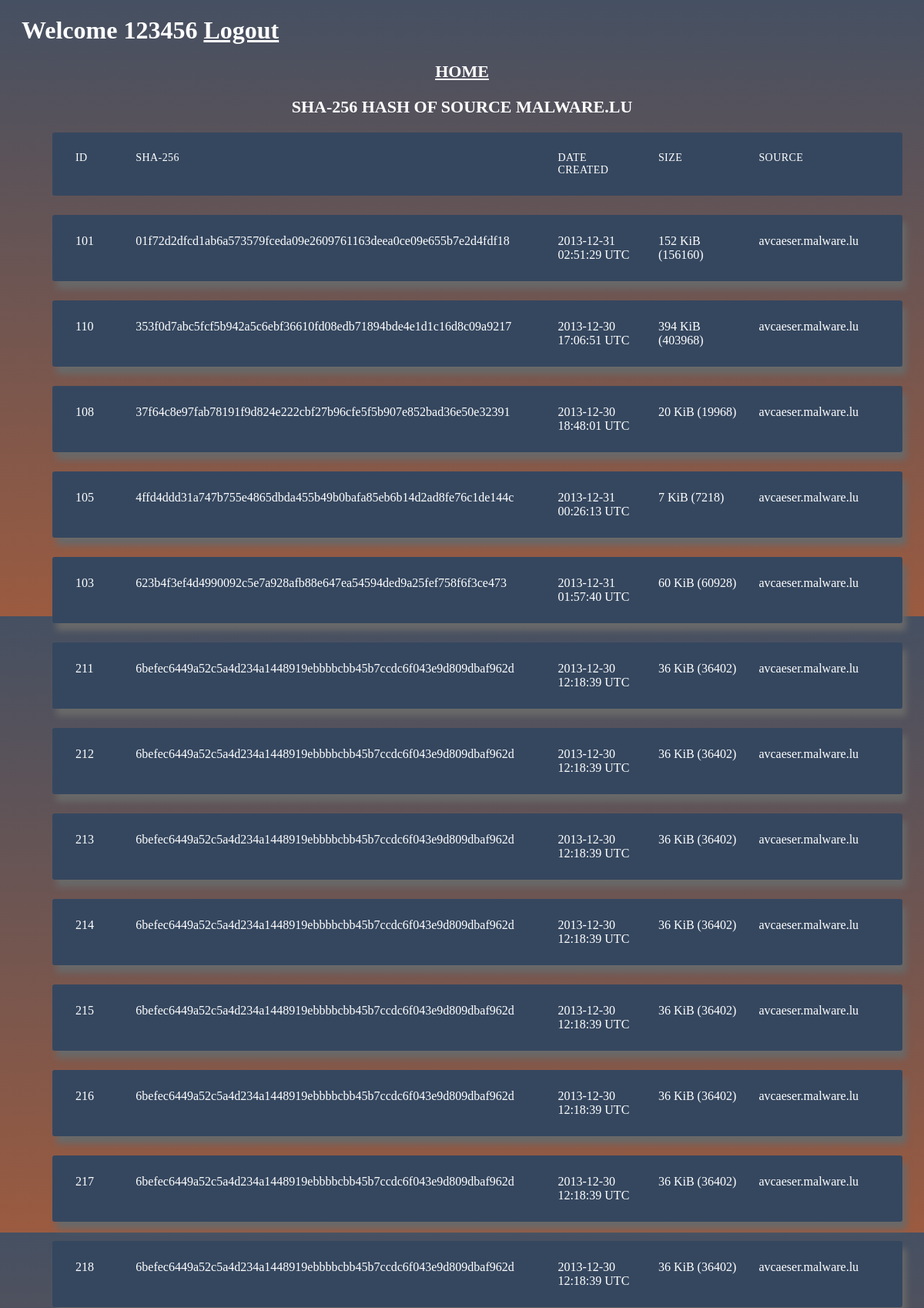
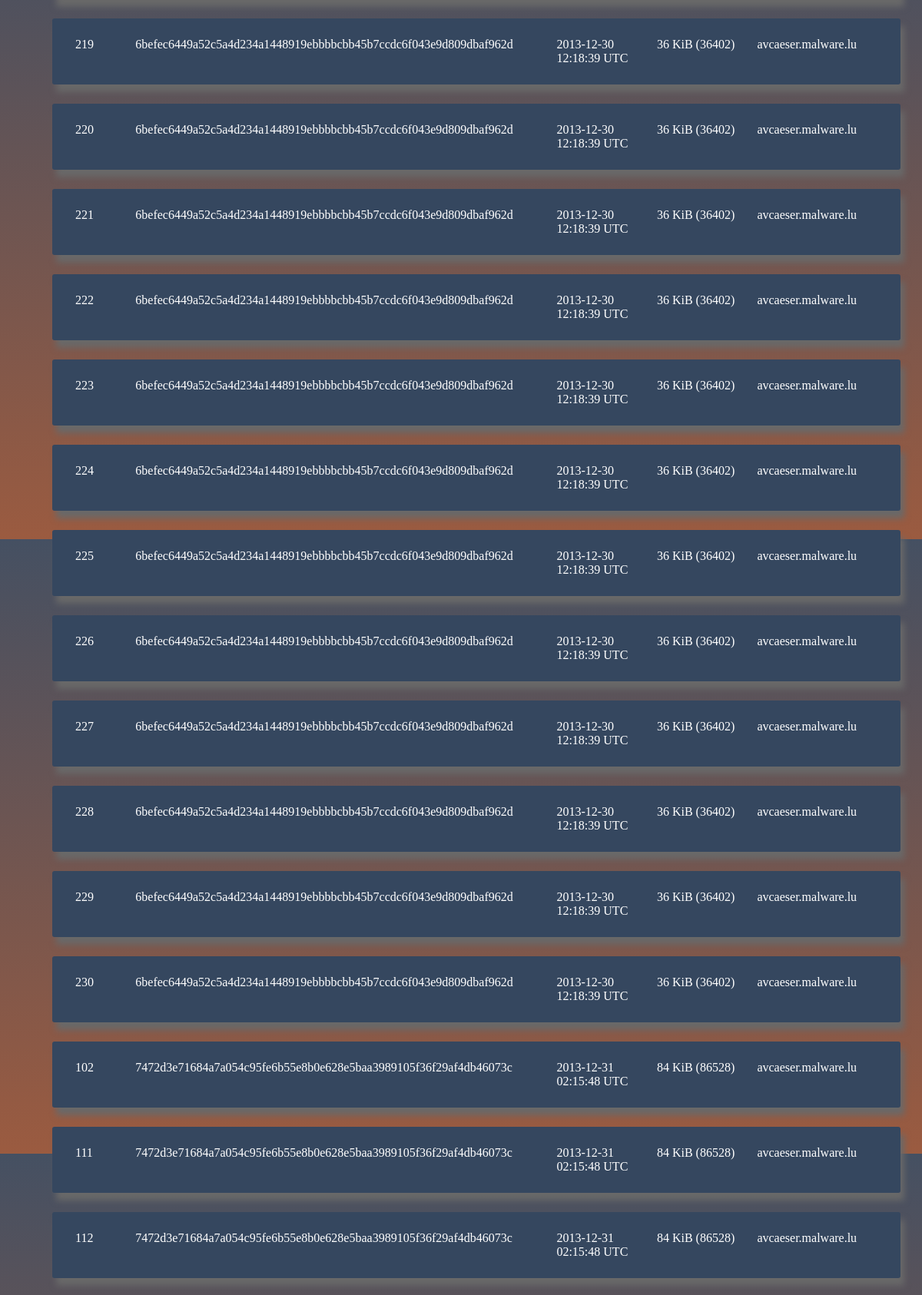
Page /source2_sha256_sort (signed in, upper part) on the committed database (2 pictures, top to bottom).
### hash_file/models.py (models this page shows, shortened)
class User(db.Model,UserMixin):
    id=db.Column(db.Integer,primary_key=True)
    name=db.Column(db.String(30),nullable=True)
    username=db.Column(db.String(20),unique=True,nullable=True)
    email=db.Column(db.String(30),unique=True,nullable=True)
    password=db.Column(db.String(40),unique=True,nullable=False)

class sha256(db.Model):
    id=db.Column(db.Integer,primary_key=True)
    hash=db.Column(db.String(400),nullable=True)
    date_created=db.Column(db.String(400),nullable=True)
    size=db.Column(db.String(400),nullable=True)
    source=db.Column(db.String(100),nullable=True)

### hash_file/routes.py (the view)
@app.route("/source2_sha256_sort",methods=['GET','POST'])
def source2_sha256_sort():
    try:
        data=sha256.query.filter(sha256.source=='avcaeser.malware.lu').order_by(sha256.hash)
        return render_template('index2.html',title = 'HASH WORLD',data=data,str='SHA-256 HASH OF SOURCE MALWARE.LU',name=current_user.username)
    except:
        return redirect(url_for('error'))

### hash_file/routes.py (called while the page is built)
@login_manager.user_loader
def load_user(user_id):
    return User.query.get(int(user_id))

### hash_file/templates/index2.html (shortened to what this page needs)
<!DOCTYPE html>
<html lang="en" >
<head>
    <link rel="stylesheet" href="https://cdnjs.cloudflare.com/ajax/libs/meyer-reset/2.0/reset.min.css">
      <link rel="stylesheet" href="static/sty.css" type="text/css">
</head>
<body>
  <div class="container">
    <h1>  Welcome {{name}}  <a style="color: white" href='http://127.0.0.1:5000/logout'>Logout</a></h1>
  <h2 align='left'><a style="color: white" href='http://127.0.0.1:5000/basic'>HOME</h2></a><h2 align='centre'> {{str}}</h2>
  <ul class="responsive-table">
    <li class="table-header">
      <div class="col col-1">Id</div>
      <div class="col col-2">SHA-256</div>
      <div class="col col-3">Date Created</div>
      <div class="col col-4">Size</div>
      <div class="col col-5">Source</div>
    </li>
    {%for d in data%}
    <li class="table-row">
      <div class="col col-1" data-label="Id">{{d.id}}</div>
      <div class="col col-2" data-label="SHA-256">{{d.hash}}</div>
      <div class="col col-3" data-label="Date Created">{{d.date_created}}</div>
      <div class="col col-4" data-label="Size">{{d.size}}</div>
      <div class="col col-5" data-label="Source">{{d.source}}</div>
    </li>
    {%endfor%}
  </ul>
</div>
</body>
</html>

### hash_file/static/sty.css (style rules this page uses)
body { background: #9B5B40; background: -webkit-linear-gradient(#455062, #9B5B40); background: -o-linear-gradient(r#455062, #9B5B40); background: -moz-linear-gradient(#455062, #9B5B40); background: linear-gradient(#455062, #9B5B40); color:white ; font-family: tahoma; }
.container { max-width: 1500px; margin-left: 10px; margin-right: 10px; padding-left: 10px; padding-right: 10px; }
h2 { font-size: 22px; margin: 20px 0; text-align: center; }
.responsive-table li { border-radius: 3px; padding: 25px 30px; display: flex; justify-content: space-between; margin-bottom: 25px; }
.responsive-table .table-header { background-color: #35475F ; font-size: 14px; text-transform: uppercase; letter-spacing: 0.03em; }
.responsive-table .table-row { background-color: #35475F; box-shadow: 5px 10px 8px #696969; }
.responsive-table .col-1 { color: white; flex-basis: 5%; }
.responsive-table .col-2 { color: white; flex-basis: 50%; }
.responsive-table .col-3 { color: white; flex-basis: 10%; }
.responsive-table .col-4 { color: white; flex-basis: 10%; }
.responsive-table .col-5 { color: white; flex-basis: 15%; }

### rows in the picture
User: username "123456"
sha256: id "101", hash "01f72d2dfcd1ab6a573579fceda09e2609761163deea0ce09e655b7e2d4fdf18", date_created "2013-12-31 02:51:29 UTC", size "152 KiB (156160)", source "avcaeser.malware.lu"
sha256: id "110", hash "353f0d7abc5fcf5b942a5c6ebf36610fd08edb71894bde4e1d1c16d8c09a9217", date_created "2013-12-30 17:06:51 UTC", size "394 KiB (403968)", source "avcaeser.malware.lu"
sha256: id "108", hash "37f64c8e97fab78191f9d824e222cbf27b96cfe5f5b907e852bad36e50e32391", date_created "2013-12-30 18:48:01 UTC", size "20 KiB (19968)", source "avcaeser.malware.lu"
sha256: id "105", hash "4ffd4ddd31a747b755e4865dbda455b49b0bafa85eb6b14d2ad8fe76c1de144c", date_created "2013-12-31 00:26:13 UTC", size "7 KiB (7218)", source "avcaeser.malware.lu"
sha256: id "103", hash "623b4f3ef4d4990092c5e7a928afb88e647ea54594ded9a25fef758f6f3ce473", date_created "2013-12-31 01:57:40 UTC", size "60 KiB (60928)", source "avcaeser.malware.lu"
sha256: id "211", hash "6befec6449a52c5a4d234a1448919ebbbbcbb45b7ccdc6f043e9d809dbaf962d", date_created "2013-12-30 12:18:39 UTC", size "36 KiB (36402)", source "avcaeser.malware.lu"
sha256: id "212", hash "6befec6449a52c5a4d234a1448919ebbbbcbb45b7ccdc6f043e9d809dbaf962d", date_created "2013-12-30 12:18:39 UTC", size "36 KiB (36402)", source "avcaeser.malware.lu"
sha256: id "213", hash "6befec6449a52c5a4d234a1448919ebbbbcbb45b7ccdc6f043e9d809dbaf962d", date_created "2013-12-30 12:18:39 UTC", size "36 KiB (36402)", source "avcaeser.malware.lu"
sha256: id "214", hash "6befec6449a52c5a4d234a1448919ebbbbcbb45b7ccdc6f043e9d809dbaf962d", date_created "2013-12-30 12:18:39 UTC", size "36 KiB (36402)", source "avcaeser.malware.lu"
sha256: id "215", hash "6befec6449a52c5a4d234a1448919ebbbbcbb45b7ccdc6f043e9d809dbaf962d", date_created "2013-12-30 12:18:39 UTC", size "36 KiB (36402)", source "avcaeser.malware.lu"
sha256: id "216", hash "6befec6449a52c5a4d234a1448919ebbbbcbb45b7ccdc6f043e9d809dbaf962d", date_created "2013-12-30 12:18:39 UTC", size "36 KiB (36402)", source "avcaeser.malware.lu"
sha256: id "217", hash "6befec6449a52c5a4d234a1448919ebbbbcbb45b7ccdc6f043e9d809dbaf962d", date_created "2013-12-30 12:18:39 UTC", size "36 KiB (36402)", source "avcaeser.malware.lu"
sha256: id "218", hash "6befec6449a52c5a4d234a1448919ebbbbcbb45b7ccdc6f043e9d809dbaf962d", date_created "2013-12-30 12:18:39 UTC", size "36 KiB (36402)", source "avcaeser.malware.lu"
sha256: id "219", hash "6befec6449a52c5a4d234a1448919ebbbbcbb45b7ccdc6f043e9d809dbaf962d", date_created "2013-12-30 12:18:39 UTC", size "36 KiB (36402)", source "avcaeser.malware.lu"
sha256: id "220", hash "6befec6449a52c5a4d234a1448919ebbbbcbb45b7ccdc6f043e9d809dbaf962d", date_created "2013-12-30 12:18:39 UTC", size "36 KiB (36402)", source "avcaeser.malware.lu"
sha256: id "221", hash "6befec6449a52c5a4d234a1448919ebbbbcbb45b7ccdc6f043e9d809dbaf962d", date_created "2013-12-30 12:18:39 UTC", size "36 KiB (36402)", source "avcaeser.malware.lu"
sha256: id "222", hash "6befec6449a52c5a4d234a1448919ebbbbcbb45b7ccdc6f043e9d809dbaf962d", date_created "2013-12-30 12:18:39 UTC", size "36 KiB (36402)", source "avcaeser.malware.lu"
sha256: id "223", hash "6befec6449a52c5a4d234a1448919ebbbbcbb45b7ccdc6f043e9d809dbaf962d", date_created "2013-12-30 12:18:39 UTC", size "36 KiB (36402)", source "avcaeser.malware.lu"
sha256: id "224", hash "6befec6449a52c5a4d234a1448919ebbbbcbb45b7ccdc6f043e9d809dbaf962d", date_created "2013-12-30 12:18:39 UTC", size "36 KiB (36402)", source "avcaeser.malware.lu"
sha256: id "225", hash "6befec6449a52c5a4d234a1448919ebbbbcbb45b7ccdc6f043e9d809dbaf962d", date_created "2013-12-30 12:18:39 UTC", size "36 KiB (36402)", source "avcaeser.malware.lu"
sha256: id "226", hash "6befec6449a52c5a4d234a1448919ebbbbcbb45b7ccdc6f043e9d809dbaf962d", date_created "2013-12-30 12:18:39 UTC", size "36 KiB (36402)", source "avcaeser.malware.lu"
sha256: id "227", hash "6befec6449a52c5a4d234a1448919ebbbbcbb45b7ccdc6f043e9d809dbaf962d", date_created "2013-12-30 12:18:39 UTC", size "36 KiB (36402)", source "avcaeser.malware.lu"
sha256: id "228", hash "6befec6449a52c5a4d234a1448919ebbbbcbb45b7ccdc6f043e9d809dbaf962d", date_created "2013-12-30 12:18:39 UTC", size "36 KiB (36402)", source "avcaeser.malware.lu"
sha256: id "229", hash "6befec6449a52c5a4d234a1448919ebbbbcbb45b7ccdc6f043e9d809dbaf962d", date_created "2013-12-30 12:18:39 UTC", size "36 KiB (36402)", source "avcaeser.malware.lu"
sha256: id "230", hash "6befec6449a52c5a4d234a1448919ebbbbcbb45b7ccdc6f043e9d809dbaf962d", date_created "2013-12-30 12:18:39 UTC", size "36 KiB (36402)", source "avcaeser.malware.lu"
sha256: id "102", hash "7472d3e71684a7a054c95fe6b55e8b0e628e5baa3989105f36f29af4db46073c", date_created "2013-12-31 02:15:48 UTC", size "84 KiB (86528)", source "avcaeser.malware.lu"
sha256: id "111", hash "7472d3e71684a7a054c95fe6b55e8b0e628e5baa3989105f36f29af4db46073c", date_created "2013-12-31 02:15:48 UTC", size "84 KiB (86528)", source "avcaeser.malware.lu"
sha256: id "112", hash "7472d3e71684a7a054c95fe6b55e8b0e628e5baa3989105f36f29af4db46073c", date_created "2013-12-31 02:15:48 UTC", size "84 KiB (86528)", source "avcaeser.malware.lu"

### other values in the picture
{{ str }} "SHA-256 HASH OF SOURCE MALWARE.LU"
